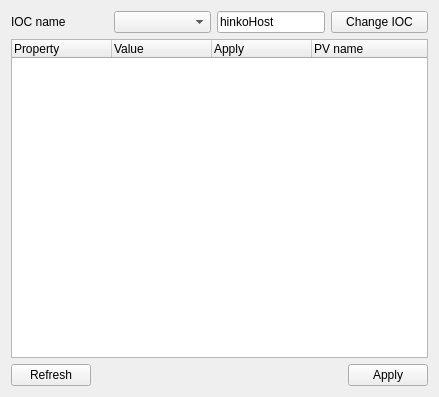
<?xml version="1.0" encoding="UTF-8"?>
<ui version="4.0">
 <class>PanelSingleIOCParam</class>
 <widget class="QWidget" name="PanelSingleIOCParam">
  <property name="geometry">
   <rect>
    <x>0</x>
    <y>0</y>
    <width>439</width>
    <height>397</height>
   </rect>
  </property>
  <property name="windowTitle">
   <string>PanelSingleIOCParam</string>
  </property>
  <layout class="QVBoxLayout" name="verticalLayout">
   <item>
    <layout class="QHBoxLayout" name="horizontalLayout_3">
     <item>
      <widget class="QLabel" name="label_3">
       <property name="sizePolicy">
        <sizepolicy hsizetype="Minimum" vsizetype="Minimum">
         <horstretch>0</horstretch>
         <verstretch>0</verstretch>
        </sizepolicy>
       </property>
       <property name="maximumSize">
        <size>
         <width>100</width>
         <height>16777215</height>
        </size>
       </property>
       <property name="text">
        <string>IOC name</string>
       </property>
      </widget>
     </item>
     <item>
      <widget class="QComboBox" name="comboBox_iocName"/>
     </item>
     <item>
      <widget class="QLineEdit" name="lineEdit_iocName">
       <property name="sizePolicy">
        <sizepolicy hsizetype="Preferred" vsizetype="Fixed">
         <horstretch>0</horstretch>
         <verstretch>0</verstretch>
        </sizepolicy>
       </property>
       <property name="maximumSize">
        <size>
         <width>16777215</width>
         <height>16777215</height>
        </size>
       </property>
       <property name="text">
        <string>hinkoHost</string>
       </property>
      </widget>
     </item>
     <item>
      <widget class="QPushButton" name="pushButton_changeIOC">
       <property name="sizePolicy">
        <sizepolicy hsizetype="Minimum" vsizetype="Fixed">
         <horstretch>0</horstretch>
         <verstretch>0</verstretch>
        </sizepolicy>
       </property>
       <property name="maximumSize">
        <size>
         <width>100</width>
         <height>16777215</height>
        </size>
       </property>
       <property name="text">
        <string>Change IOC</string>
       </property>
      </widget>
     </item>
    </layout>
   </item>
   <item>
    <widget class="QTreeWidget" name="treeWidget">
     <property name="editTriggers">
      <set>QAbstractItemView::NoEditTriggers</set>
     </property>
     <property name="tabKeyNavigation">
      <bool>true</bool>
     </property>
     <property name="showDropIndicator" stdset="0">
      <bool>false</bool>
     </property>
     <property name="alternatingRowColors">
      <bool>true</bool>
     </property>
     <property name="selectionMode">
      <enum>QAbstractItemView::NoSelection</enum>
     </property>
     <property name="selectionBehavior">
      <enum>QAbstractItemView::SelectRows</enum>
     </property>
     <property name="uniformRowHeights">
      <bool>true</bool>
     </property>
     <property name="itemsExpandable">
      <bool>true</bool>
     </property>
     <attribute name="headerVisible">
      <bool>true</bool>
     </attribute>
     <attribute name="headerDefaultSectionSize">
      <number>100</number>
     </attribute>
     <attribute name="headerStretchLastSection">
      <bool>true</bool>
     </attribute>
     <column>
      <property name="text">
       <string>Property</string>
      </property>
     </column>
     <column>
      <property name="text">
       <string>Value</string>
      </property>
     </column>
     <column>
      <property name="text">
       <string>Apply</string>
      </property>
     </column>
     <column>
      <property name="text">
       <string>PV name</string>
      </property>
     </column>
    </widget>
   </item>
   <item>
    <layout class="QHBoxLayout" name="horizontalLayout_2">
     <item>
      <widget class="QPushButton" name="pushButton_refresh">
       <property name="text">
        <string>Refresh</string>
       </property>
      </widget>
     </item>
     <item>
      <spacer name="horizontalSpacer">
       <property name="orientation">
        <enum>Qt::Horizontal</enum>
       </property>
       <property name="sizeHint" stdset="0">
        <size>
         <width>40</width>
         <height>20</height>
        </size>
       </property>
      </spacer>
     </item>
     <item>
      <widget class="QPushButton" name="pushButton_apply">
       <property name="text">
        <string>Apply</string>
       </property>
      </widget>
     </item>
    </layout>
   </item>
  </layout>
 </widget>
 <resources/>
 <connections/>
</ui>
